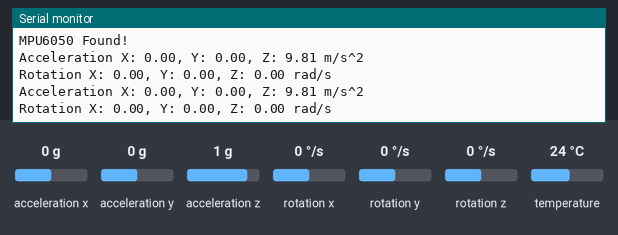
A program run on a simulated ESP32. Parts: the last lines printed to the serial monitor. The test bench sets the inputs (shaded band); at power-on: acceleration x 0 g, acceleration y 0 g, acceleration z 1 g, rotation x 0 °/s, rotation y 0 °/s, rotation z 0 °/s, temperature 24 °C.

Above: at 1.4 s.
1.5 s: acceleration x set to -1.4 g
At 2.8 s:
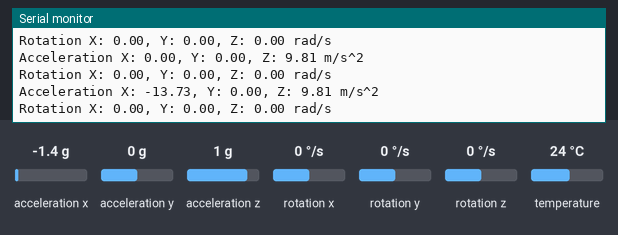
3.0 s: acceleration y set to -1.4 g
At 4.0 s:
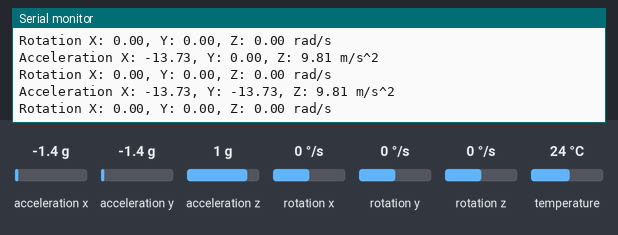
4.5 s: acceleration z set to -1.4 g
At 5.8 s:
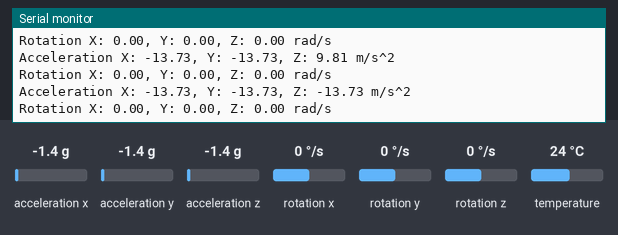
6.0 s: rotation x set to -192 °/s
At 7.0 s:
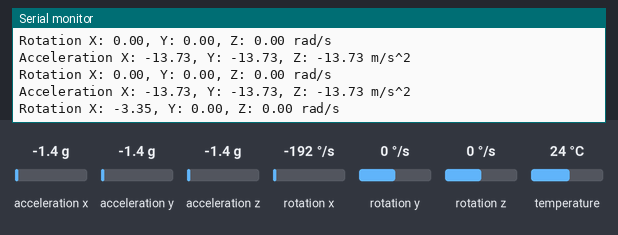
7.5 s: rotation y set to -192 °/s
At 9.0 s:
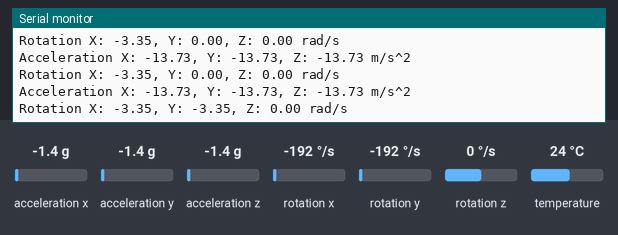

The program:

main.cpp
```cpp
#include <Adafruit_MPU6050.h>
#include <Wire.h>

Adafruit_MPU6050 mpu;

void setup(void)
{
    Serial.begin(115200);

    while (!Serial)
    {
        delay(10);
    }

    Serial.println("Adafruit MPU6050 test!");

    // Try to initialize!
    if (!mpu.begin())
    {
        Serial.println("Failed to find MPU6050 chip");
        while (1)
        {
            delay(10);
        }
    }
    Serial.println("MPU6050 Found!");

    // Set accelerometer range (Gs)
    mpu.setAccelerometerRange(MPU6050_RANGE_4_G);

    // Set gyro range (rad/s)
    mpu.setGyroRange(MPU6050_RANGE_500_DEG);

    // Set filter bandwith
    mpu.setFilterBandwidth(MPU6050_BAND_5_HZ);

    Serial.println("");
    delay(200);
}

void loop()
{
    /* Get new sensor events with the readings */
    sensors_event_t a, g, temp;
    mpu.getEvent(&a, &g, &temp);

    /* Print out the values */
    Serial.print("Acceleration X: ");
    Serial.print(a.acceleration.x);
    Serial.print(", Y: ");
    Serial.print(a.acceleration.y);
    Serial.print(", Z: ");
    Serial.print(a.acceleration.z);
    Serial.println(" m/s^2");

    Serial.print("Rotation X: ");
    Serial.print(g.gyro.x);
    Serial.print(", Y: ");
    Serial.print(g.gyro.y);
    Serial.print(", Z: ");
    Serial.print(g.gyro.z);
    Serial.println(" rad/s");

    Serial.println("");
    delay(1000);
}
```

Measured:
- after the input at 1.5 s, the serial monitor: prints a new line after 0.71 s (image 1)
- after the input at 3.0 s, the serial monitor: prints a new line after 0.22 s (image 2)
- after the input at 4.5 s, the serial monitor: prints a new line after 0.73 s (image 3)
- after the input at 6.0 s, the serial monitor: prints a new line after 0.23 s (image 4)
- after the input at 7.5 s, the serial monitor: prints a new line after 0.74 s (image 5)
